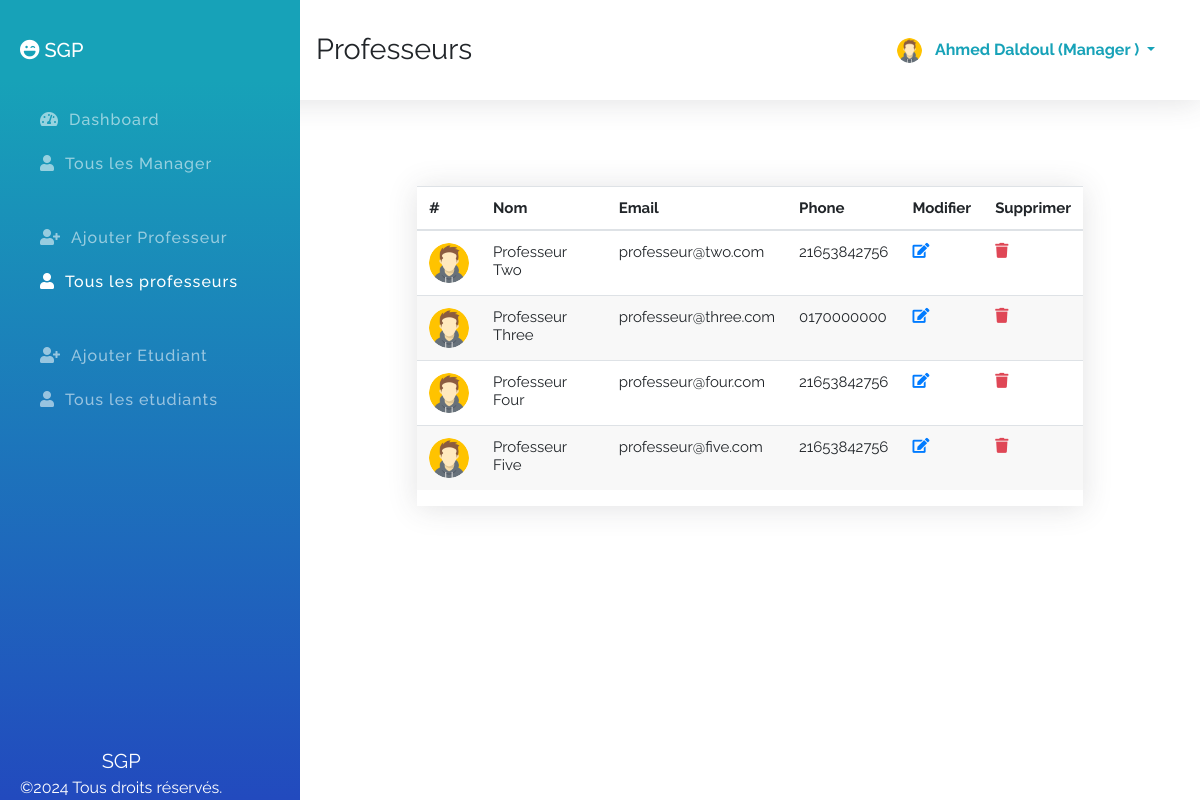
/index.php?id=allProfesseur (signed in), run on the app's committed database.
### tables this page shows
CREATE TABLE `managers` (
  `id` int(11) NOT NULL,
  `fname` varchar(100) NOT NULL,
  `lname` varchar(100) NOT NULL,
  `email` varchar(100) NOT NULL,
  `phone` varchar(100) NOT NULL,
  `password` varchar(100) NOT NULL,
  `role` varchar(100) NOT NULL DEFAULT 'manager',
  `avatar` varchar(255) NOT NULL DEFAULT 'avatar.png'
);

CREATE TABLE `professeurs` (
  `id` int(11) NOT NULL,
  `fname` varchar(100) NOT NULL,
  `lname` varchar(100) NOT NULL,
  `email` varchar(100) NOT NULL,
  `phone` varchar(100) NOT NULL,
  `password` varchar(100) NOT NULL,
  `role` varchar(100) NOT NULL DEFAULT 'professeur',
  `avatar` varchar(255) NOT NULL DEFAULT 'avatar.png'
);

### index.php (the view, shortened to what this page needs)
<?php
    $sessionId = $_SESSION['id'] ?? '';
    $sessionRole = $_SESSION['role'] ?? '';
    $connection = mysqli_connect( DB_HOST, DB_USER, DB_PASSWORD, DB_NAME );
    $id = $_REQUEST['id'] ?? 'dashboard';
    $action = $_REQUEST['action'] ?? '';
?>
<!DOCTYPE html>
<html lang="fr">
<head>
    <link rel="stylesheet" href="assets/css/bootstrap.min.css">
    <link rel="stylesheet" href="assets/css/all.min.css">
    <link rel="stylesheet" href="assets/css/style.css">
</head>
<body>
    <section class="topber">
        <div class="topber__title">
            <span class="topber__title--text">
                <?php
                    if ( 'dashboard' == $id ) {
                        echo "Dashboard";
                    } elseif ( 'addManager' == $id ) {
                        echo "Ajouter un nouveau manager";
                    } elseif ( 'allManager' == $id ) {
                        echo "Managers";
                    } elseif ( 'addProfesseur' == $id ) {
                        echo "Ajouter un nouveau professeur";
                    } elseif ( 'allProfesseur' == $id ) {
                        echo "Professeurs";
                    } elseif ( 'addEtudiant' == $id ) {
                        echo "Ajouter un nouveau etudiant";
                    } elseif ( 'allEtudiant' == $id ) {
                        echo "Etudiants";
                    } elseif ( 'userProfile' == $id ) {
                        echo "Votre Profil";
                    } elseif ( 'editManager' == $action ) {
                        echo "Modifier Manager";
                    } elseif ( 'editProfesseur' == $action ) {
                        echo "Modifier Professeur";
                    } elseif ( 'editEtudiant' == $action ) {
                        echo "Modifier Etudiant";
                    }
                ?>
            </span>
        </div>
        <div class="topber__profile">
            <?php
                $query = "SELECT fname,lname,role,avatar FROM {$sessionRole}s WHERE id='$sessionId'";
                $result = mysqli_query( $connection, $query );
                if ( $data = mysqli_fetch_assoc( $result ) ) {
                    $fname = $data['fname'];
                    $lname = $data['lname'];
                    $role = $data['role'];
                    $avatar = $data['avatar'];
                ?>
                <img src="assets/img/<?php echo "$avatar"; ?>" height="25" width="25" class="rounded-circle" alt="profil">
                <div class="dropdown">
                    <button class="btn dropdown-toggle" type="button" id="dropdownMenuButton" data-toggle="dropdown" aria-haspopup="true" aria-expanded="false">
                    <?php
                        echo "$fname $lname (" . ucwords( $role ) . " )";
                        }
                    ?>
                    </button>
                </div>
        </div>
    </section>
    <section id="sideber" class="sideber">
        <ul class="sideber__ber">
            <h3 class="sideber__panel"><i id="left" class="fas fa-laugh-wink"></i> SGP</h3>
            <li id="left" class="sideber__item<?php if ( 'dashboard' == $id ) {
                                                  echo " active";
                                              }?>">
                <a href="index.php?id=dashboard"><i id="left" class="fas fa-tachometer-alt"></i>Dashboard</a>
            </li>
            <li id="left" class="sideber__item<?php if ( 'allManager' == $id ) {
    echo " active";
}?>">
                <a href="index.php?id=allManager"><i id="left" class="fas fa-user"></i>Tous les Manager</a>
            </li>
            <?php if ( 'admin' == $sessionRole || 'manager' == $sessionRole ) {?>
                <li id="left" class="sideber__item sideber__item--modify<?php if ( 'addProfesseur' == $id ) {
                                                                            echo " active";
                                                                        }?>">
                    <a href="index.php?id=addProfesseur"><i id="left" class="fas fa-user-plus"></i></i>Ajouter
                        Professeur</a>
                </li><?php }?>
            <li id="left" class="sideber__item<?php if ( 'allProfesseur' == $id ) {
    echo " active";
}?>">
                <a href="index.php?id=allProfesseur"><i id="left" class="fas fa-user"></i>Tous les professeurs</a>
            </li>
            <?php if ( 'admin' == $sessionRole || 'manager' == $sessionRole || 'professeur' == $sessionRole ) {?>
                <li id="left" class="sideber__item sideber__item--modify<?php if ( 'addEtudiant' == $id ) {
                                                                            echo " active";
                                                                        }?>">
                    <a href="index.php?id=addEtudiant"><i id="left" class="fas fa-user-plus"></i>Ajouter  Etudiant</a>
                </li><?php }?>
            <li id="left" class="sideber__item<?php if ( 'allEtudiant' == $id ) {
    echo " active";
}?>">
                <a href="index.php?id=allEtudiant"><i id="left" class="fas fa-user"></i>Tous les etudiants</a>
            </li>
        </ul>
        <footer class="text-center"><span>SGP</span><br>©2024 Tous droits réservés.</footer>
    </section>
    <section class="main">
        <div class="container">
            <div class="professeur">
                <?php if ( 'allProfesseur' == $id ) {?>
                    <div class="allProfesseur">
                        <div class="main__table">
                            <table class="table">
                                <thead>
                                    <tr>
                                        <th scope="col">#</th>
                                        <th scope="col">Nom</th>
                                        <th scope="col">Email</th>
                                        <th scope="col">Phone</th>
                                        <?php if ( 'admin' == $sessionRole || 'manager' == $sessionRole ) {?>
                                            <th scope="col">Modifier</th>
                                            <th scope="col">Supprimer</th>
                                        <?php }?>
                                    </tr>
                                </thead>
                                <tbody>
                                    <?php
                                        $getProfesseur = "SELECT * FROM professeurs";
                                            $result = mysqli_query( $connection, $getProfesseur );
                                        while ( $professeur = mysqli_fetch_assoc( $result ) ) {?>
                                        <tr>
                                            <td>
                                                <center><img class="rounded-circle" width="40" height="40" src="assets/img/<?php echo $professeur['avatar']; ?>" alt=""></center>
                                            </td>
                                            <td><?php printf( "%s %s", $professeur['fname'], $professeur['lname'] );?></td>
                                            <td><?php printf( "%s", $professeur['email'] );?></td>
                                            <td><?php printf( "%s", $professeur['phone'] );?></td>
                                            <?php if ( 'admin' == $sessionRole || 'manager' == $sessionRole ) {?>
                                                <td><?php printf( "<a href='index.php?action=editProfesseur&id=%s'><i class='fas fa-edit'></i></a>", $professeur['id'] )?></td>
                                                <td><?php printf( "<a class='delete' href='index.php?action=deleteProfesseur&id=%s'><i class='fas fa-trash'></i></a>", $professeur['id'] )?></td>
                                            <?php }?>
                                        </tr>
                                    <?php }?>
                                </tbody>
                            </table>
                        </div>
                    </div>
                <?php }?>
            </div>
        </div>
    </section>
</body>
</html>

### assets/css/style.css (style rules this page uses)
*, *::before, *::after { margin: 0; padding: 0; -webkit-box-sizing: border-box; box-sizing: border-box; }
body { font-family: "Raleway", sans-serif; }
a { text-decoration: none !important; }
.topber { position: fixed; width: 100%; top: 0; left: 0; padding-left: 300px; right: 0; z-index: 999; -webkit-box-shadow: 0 0.15rem 1.75rem 0 rgba(58, 59, 69, 0.15); box-shadow: 0 0.15rem 1.75rem 0 rgba(58, 59, 69, 0.15); background-color: #fff; }
.topber__title { height: 12.5vh; float: left; display: -webkit-box; display: -ms-flexbox; display: flex; -webkit-box-orient: horizontal; -webkit-box-direction: normal; -ms-flex-direction: row; flex-direction: row; -webkit-box-align: center; -ms-flex-align: center; align-items: center; padding-left: 1rem; }
.topber__title--text { font-size: 1.8rem; }
.topber__profile { height: 12.5vh; float: right; padding-right: 10px; display: -webkit-box; display: -ms-flexbox; display: flex; -webkit-box-orient: horizontal; -webkit-box-direction: normal; -ms-flex-direction: row; flex-direction: row; -webkit-box-align: center; -ms-flex-align: center; align-items: center; padding: 2rem; }
.topber__profile button { color: #17a2b8; line-height: 10px; font-weight: bold; }
.sideber { position: fixed; top: 0; overflow-y: auto; left: 0; bottom: 0; width: 300px; height: 100vh; padding: 40px 20px 20px 20px; background-color: #17a2b8; background-image: -webkit-gradient(linear, left top, left bottom, color-stop(10%, #17a2b8), to(#224abe)); background-image: linear-gradient(180deg, #17a2b8 10%, #224abe 100%); background-size: cover; -webkit-transition: left 0.5s ease; transition: left 0.5s ease; z-index: 999; }
.sideber__ber { list-style: none; }
.sideber__panel { font-size: 20px; color: #fff; line-height: 1.2rem; padding-bottom: 30px; }
.sideber__panel i { color: #fff; }
.sideber__item { padding: 10px; }
.sideber__item a { color: rgba(255, 255, 255, 0.55); font-size: 16px; letter-spacing: 1px; font-weight: 500; }
.sideber__item a i { color: rgba(255, 255, 255, 0.55); padding: 0 10px; }
.sideber__item:hover a, .sideber__item.active a, .sideber__item.active i, .sideber__item:hover i { color: #fff; -webkit-transition: 0.3s ease; transition: 0.3s ease; }
.sideber__item--modify { padding: 40px 10px 10px 10px; }
.sideber footer { position: absolute; bottom: 0; font-size: 16px; color: #fff; }
.sideber footer span { font-size: 20px; }
.main { margin-left: 300px; margin-top: 10vh; padding: 2rem; }
.main__table { margin: 50px 70px; -webkit-box-shadow: 0 0.15rem 1.75rem 0 rgba(58, 59, 69, 0.15); box-shadow: 0 0.15rem 1.75rem 0 rgba(58, 59, 69, 0.15); overflow-x: auto; }
.main__table .table { font-size: 15px; font-weight: 400; }
.main__table .table tr:nth-child(even) { background: #f8f8f8; }
.delete { color: #dc3545e8; }

### data on the page
managers: avatar (placeholder picture), fname "Ahmed", lname "Daldoul", role "Manager"
professeurs: avatar (placeholder picture), fname "Professeur", lname "Two", email "professeur@two.com", phone "21653842756"
professeurs: avatar (placeholder picture), fname "Professeur", lname "Three", email "professeur@three.com", phone "0170000000"
professeurs: avatar (placeholder picture), fname "Professeur", lname "Four", email "professeur@four.com", phone "21653842756"
professeurs: avatar (placeholder picture), fname "Professeur", lname "Five", email "professeur@five.com", phone "21653842756"
